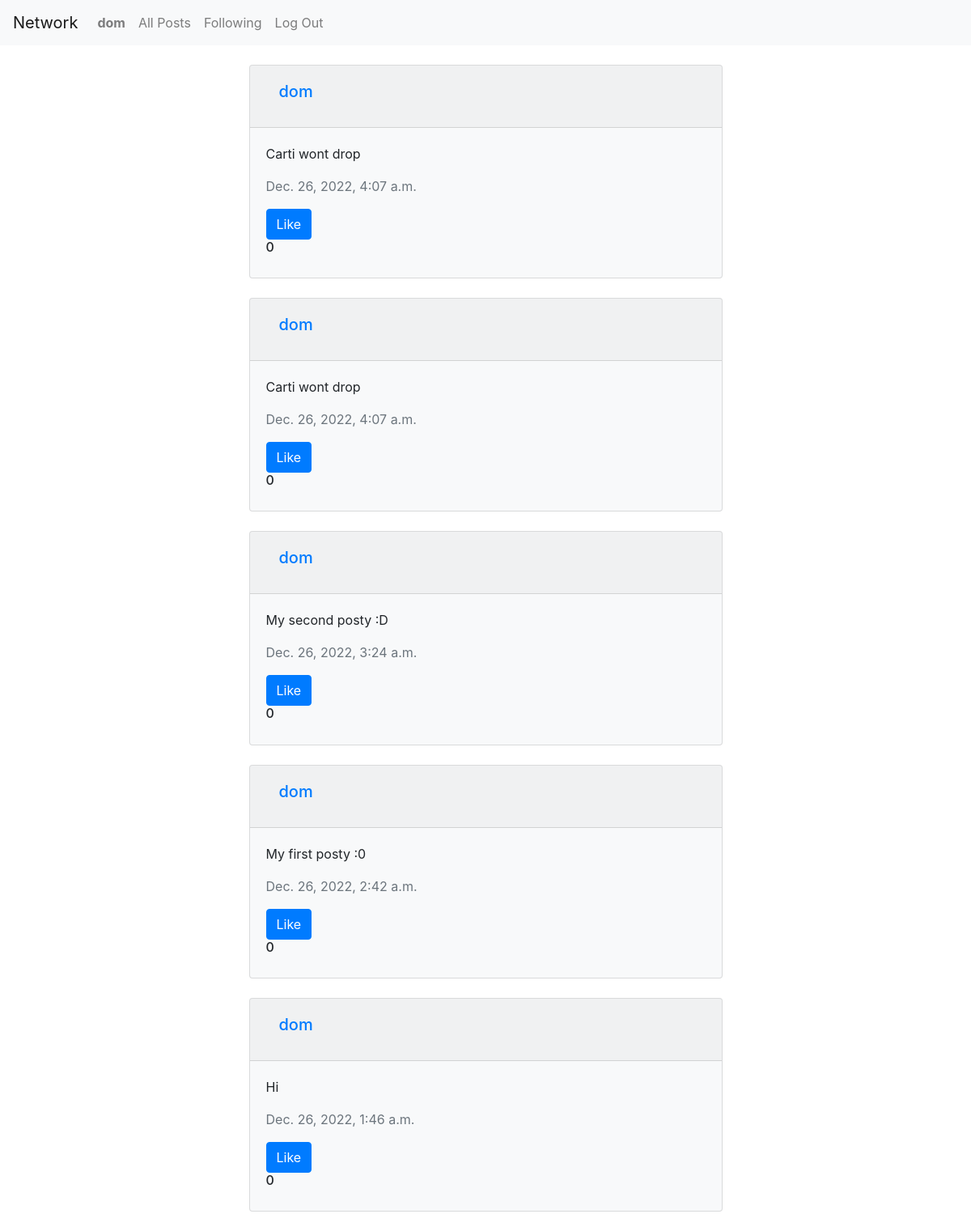
The page /all_post (signed in) on the database as committed earlier.
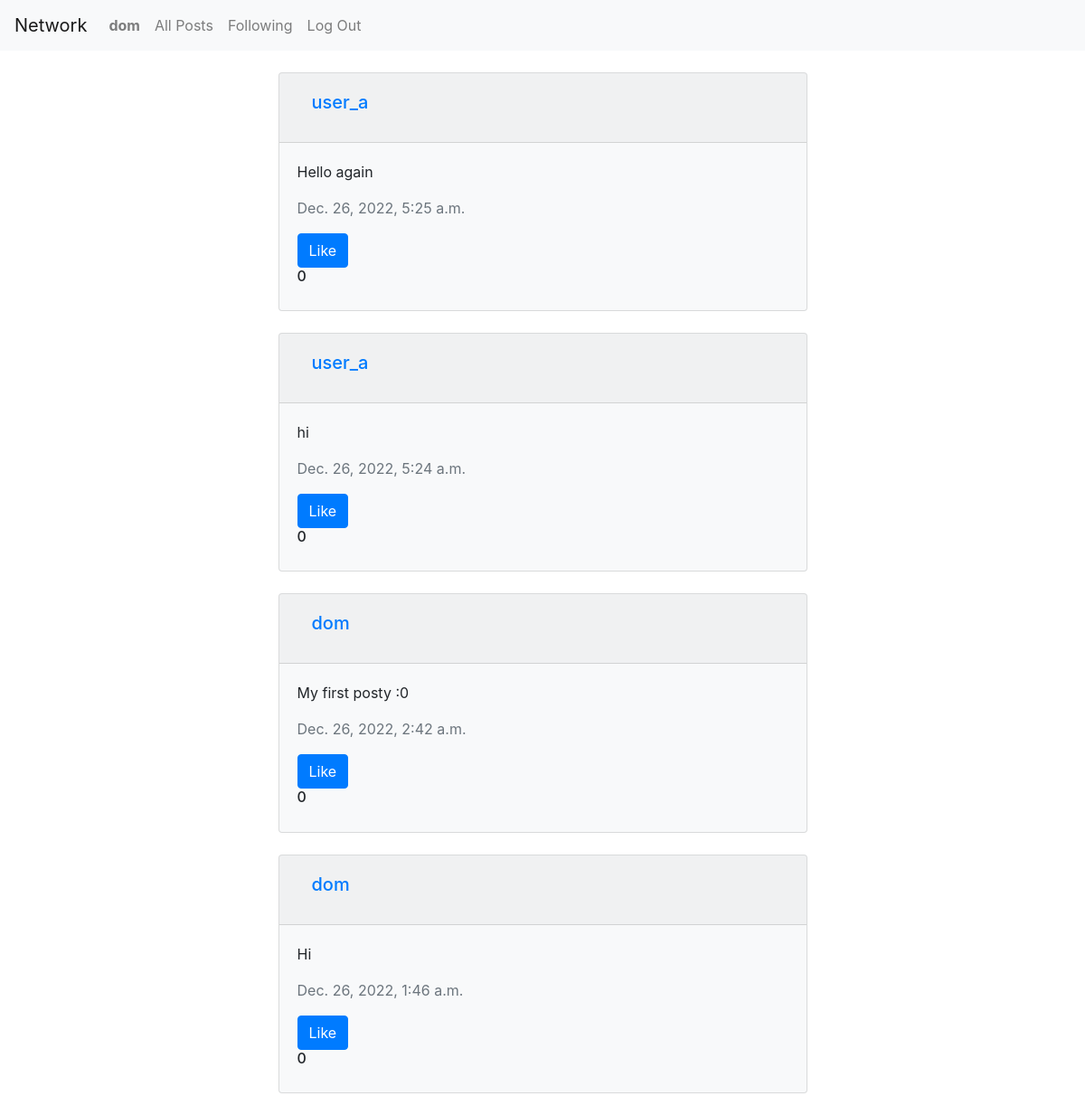
The same page on the database as committed later.
### network/models.py (models this page shows, shortened)
class Post(models.Model):
    content = models.CharField(max_length=140)
    user = models.ForeignKey(
        User, on_delete=models.CASCADE, related_name="author")
    date = models.DateTimeField(auto_now_add=True)
    likes = models.IntegerField()

class User(AbstractUser):
    followers = models.PositiveIntegerField(default=0)
    following = models.PositiveIntegerField(default=0)

### network/views.py (the view)
# urls.py: path("all_post", views.all_post, name="all_post"),
def all_post(request):
    allPost = Post.objects.all().order_by('-date')
    return render(request, "network/all_post.html", {
        "post": allPost
    })

### network/templates/network/all_post.html (shortened to what this page needs)
{% extends "network/layout.html" %}
{% block body %}
{% if user.is_authenticated %}
<div class="row">
    <div class="col-md-6 mx-auto">
      {% for posts in post %}
      <div class="card my-4 bg-light">
        <div class="card-header">
            <a class="nav-link" href="{% url 'profile' posts.user %}">
            <h5 class="card-title">{{ posts.user }}</h5>
            </a>
          </div>
        <div class="card-body">
          <p class="card-text">{{ posts.content }}</p>
          <p class="card-text text-secondary">{{ posts.date }}</p>
          <div>
          <button class="btn btn-primary" > Like</button>
          <br>
          <h6 id="count">{{ posts.likes }}</h6>
          </div>
        </div>
      </div>
    {% endfor %}
    </div>
  </div>
  {% endif %}
{% endblock %}

Rows that differ between the two databases and show on the page:
removed Post: user "dom", content "Carti wont drop", date "Dec. 26, 2022, 4:07 a.m.", likes "0"
removed Post: user "dom", content "Carti wont drop", date "Dec. 26, 2022, 4:07 a.m.", likes "0"
removed Post: user "dom", content "My second posty :D", date "Dec. 26, 2022, 3:24 a.m.", likes "0"
added Post: user "user_a", content "Hello again", date "Dec. 26, 2022, 5:25 a.m.", likes "0"
added Post: user "user_a", content "hi", date "Dec. 26, 2022, 5:24 a.m.", likes "0"
